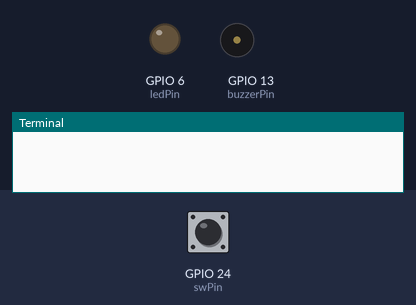
Bench run of a program on a simulated Raspberry Pi (BCM pin numbers). Parts: output pins drawn as LEDs (lit = HIGH), buzzer (waves = sounding), the last lines printed to the terminal. Inputs (shaded band) come from the test bench; at power-on: GPIO 24 (swPin) LOW.

Above: at 1.2 s.
1.3 s: GPIO 24 (swPin) pulled HIGH for 0.15 s
At 1.9 s:
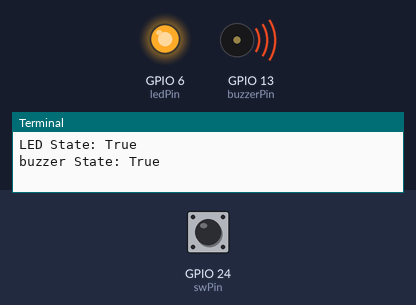
3.4 s: GPIO 24 (swPin) pulled HIGH for 1 s
At 5.2 s:
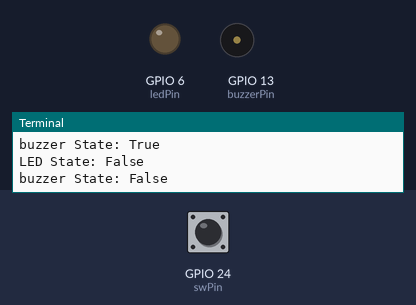
5.9 s: GPIO 24 (swPin) pulled HIGH for 3.2 s
At 6.6 s:
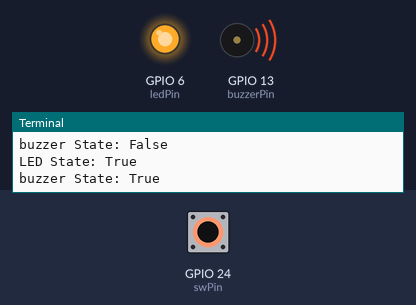
Timing chart, 0 to 16.6 s (numbered marks = the images above; inputs shaded):
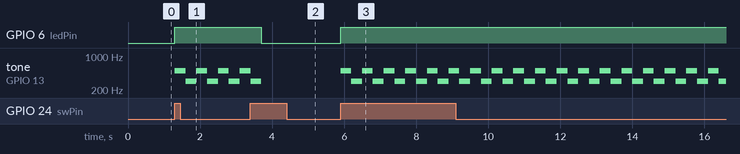

The program:

interruptbuzzer.py
```python
import RPi.GPIO as GPIO
import time

swPin=24
ledPin=6
buzzerPin=13
melody=[500,300]

GPIO.setmode(GPIO.BCM)
GPIO.setup(swPin,GPIO.IN,pull_up_down=GPIO.PUD_DOWN)
GPIO.setup(ledPin,GPIO.OUT)
GPIO.setup(buzzerPin,GPIO.OUT)

buzz=GPIO.PWM(buzzerPin,440)

ledState=False
buzzerState=False

def callbackfunc(channel):
	global ledState
	ledState = not ledState
	global buzzerState
	buzzerState = not buzzerState
	print("LED State:",ledState)
	print("buzzer State:",buzzerState)

GPIO.add_event_detect(swPin,GPIO.RISING,callback=callbackfunc)

try:
	while True:
		GPIO.output(ledPin,ledState)
		if buzzerState==True:
			buzz.start(50)
			for i in range(0,len(melody)):
				buzz.ChangeFrequency(melody[i])
				time.sleep(0.3)
		else:
			buzz.stop()
except KeyboardInterrupt:
	GPIO.cleanup()
```

Measured:
- after the input at 1.3 s, GPIO 6 (ledPin): LOW → HIGH at once; tone on GPIO 13 (buzzerPin): alternates 500 Hz for 0.30 s and 300 Hz for 0.30 s, starting at once
- after the input at 3.4 s, GPIO 6 (ledPin): HIGH → LOW after 0.30 s
- after the input at 5.9 s, GPIO 6 (ledPin): LOW → HIGH at once; tone on GPIO 13 (buzzerPin): alternates 500 Hz for 0.30 s and 300 Hz for 0.30 s, starting at once
